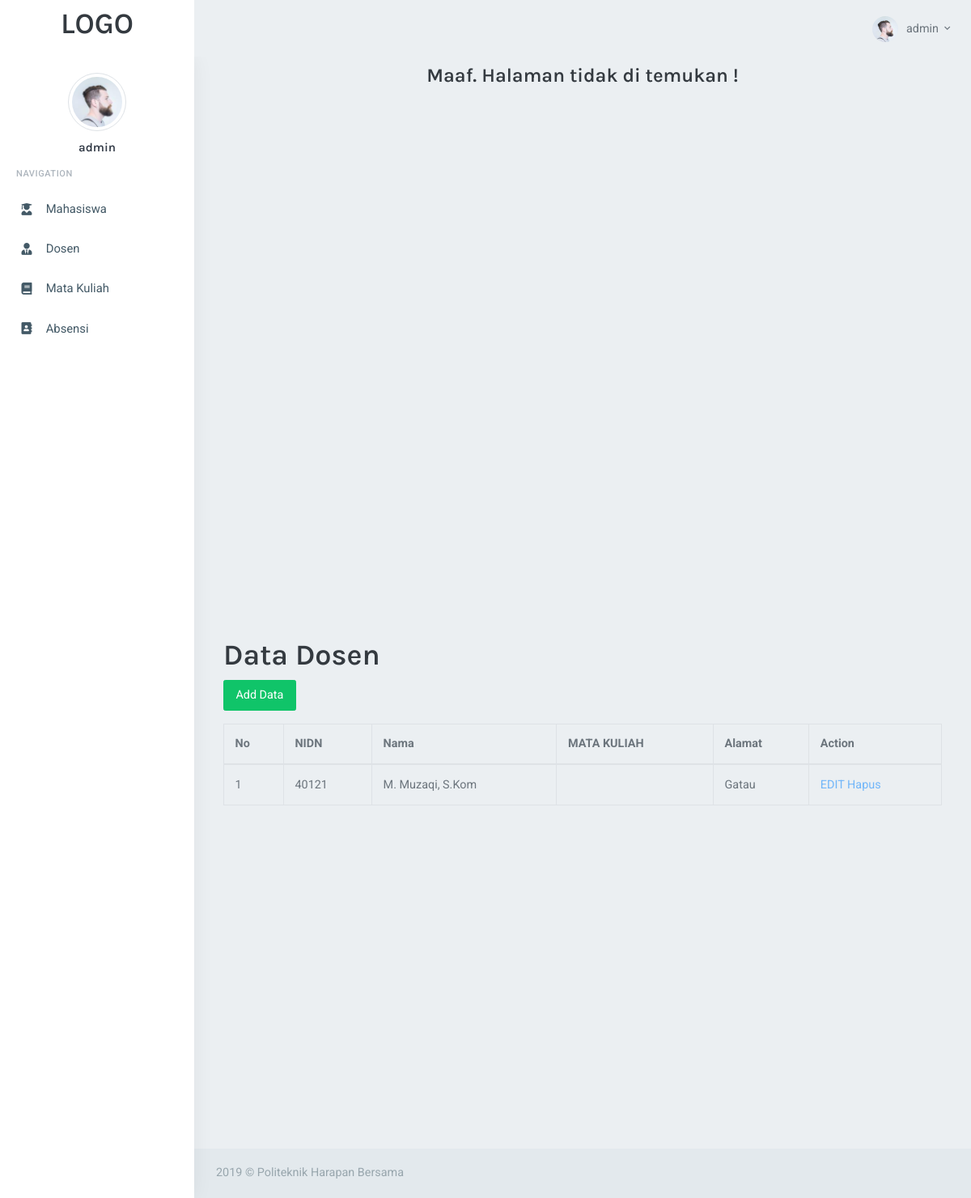
Screenshot of /admin/index.php?page=dosen (signed in) with the database file from the repository.
### tables this page shows
CREATE TABLE `dosen` (
  `nidn` int(11) NOT NULL,
  `nama` varchar(255) NOT NULL,
  `mata_kuliah` varchar(255) NOT NULL,
  `alamat` text NOT NULL
);

### admin/halaman/dosen/dosen.php (the view, shortened to what this page needs)
<!doctype html>
<html lang="en">
<head>
</head>
<body>
  <div class="container">
    <h1>Data Dosen</h1>
    <p><a href="index.php?page=tambahdata" class="btn btn-success">Add Data</a></p>
    <table id="mytable" class="table table-bordered">
      <thead>
		<th>No</th>
        <th>NIDN</th>
        <th>Nama</th>
        <th>MATA KULIAH</th>
        <th>Alamat</th>
        <th>Action</th>
      </thead>
      <?php
  include "../koneksi.php";
  $data=mysqli_query($koneksi,"SELECT * FROM dosen");
  if(mysqli_num_rows($data)>0){
    $no = 1 ;
    while($d = mysqli_fetch_assoc($data)){
      echo '
      <tr>
        <td>'.$no++.'</td>
        <td>'.$d['nidn'].'</td>
        <td>'.$d['nama'].'</td>
        <td>'.$d['mata_kuliah'].'</td>
        <td>'.$d['alamat'].'</td>
        <td>
          <a href="#">EDIT</a>
          <a href="halaman/dosen/delete.php?nidn'.$d['nidn'].'" onclick="return confirm(\'Yakin ingin menghapus?\')">Hapus</a>
        </td>
        </tr>
      ';
    }
  }else{
    echo '<tr><td colspan="8">Tidak ada Data!</td></tr>';
  }
  ?>
    </table>
  </div>
</body>
</html>

### rows the page displays
dosen: nidn "40121", nama "M. Muzaqi, S.Kom", alamat "Gatau"

### other values shown
$_SESSION['username'] "admin"
